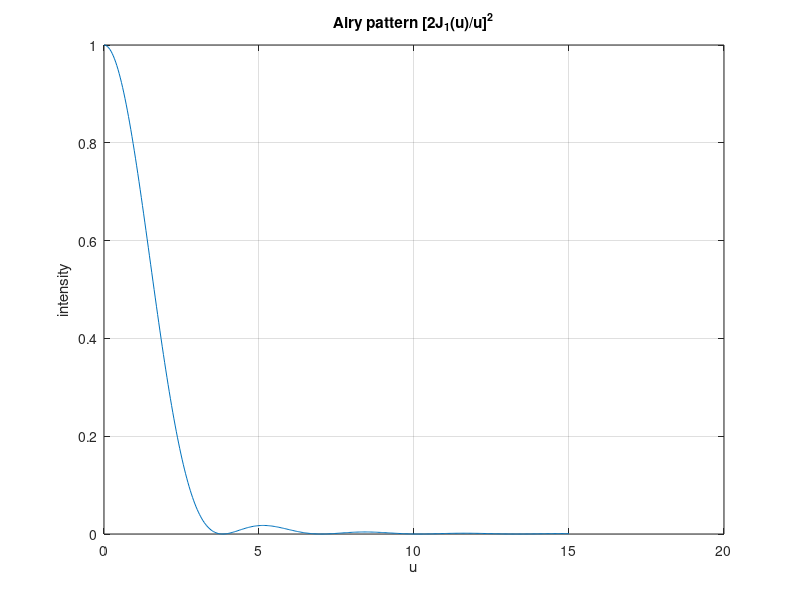

The MATLAB source for this figure:
% Диск Эйри
% Критерий Рэлея

u = linspace(1e-6, 15, 400);
airy = (2*besselj(1, u)./u).^2;
figure;
plot(u, airy);
title('Airy pattern [2J_1(u)/u]^2');
xlabel('u'); ylabel('intensity'); grid on;

%{
@play
{
 "title": "Диск Эйри",
 "groups": []
}
%}
